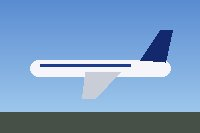
#> input picture tools/simulator/sample_photo.jpg, 200 x 133 px
$ python test.py
#> lines starting #> are read from the running program, lines starting #| are printed output that depends on the picture
import subprocess, os, io, random, numpy as np
from PIL import Image, ImageDraw, ImageFilter
import mozjpeg_lossless_optimization as mz

random.seed(1); np.random.seed(1)
SRC = os.path.join(os.path.dirname(os.path.abspath(__file__)), '..', 'simulator', 'sample_photo.jpg')

def photo(w, h, seed):
#> called with w = 200, h = 136, seed = 336
    rng = np.random.default_rng(seed)
    base = Image.open(SRC).convert('RGB').resize((w, h), Image.LANCZOS) if seed % 2 == 0 else None
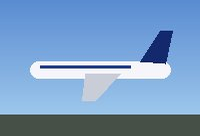
#> base: PIL image 200x136 RGB; mean R, G, B 120.8, 156.1, 195.8
    if base is None:
        yy, xx = np.mgrid[0:h, 0:w]
        a = np.stack([(xx * 255 / max(w-1,1)), (yy * 255 / max(h-1,1)), ((xx + yy) % 64) * 4], -1)
        a = a + rng.normal(0, 18, a.shape)
        base = Image.fromarray(np.clip(a, 0, 255).astype(np.uint8))
        d = ImageDraw.Draw(base)
        for _ in range(8):
            x0, y0 = rng.integers(0, w), rng.integers(0, h)
            d.ellipse([x0, y0, x0 + rng.integers(5, 60), y0 + rng.integers(5, 40)],
                      fill=tuple(int(v) for v in rng.integers(0, 255, 3)))
        d.text((5, 5), "N8535S", fill=(255, 255, 255))
    return base

def run(data, w, h, maxwork=4000000):
    open('in.jpg', 'wb').write(data)
    r = subprocess.run(['./harness', 'in.jpg', str(w), str(h), 'out.raw', str(maxwork)], capture_output=True, text=True)
    if r.returncode != 0:
        return None, (r.stdout + r.stderr)[-400:]
    raw = np.frombuffer(open('out.raw', 'rb').read(), dtype='<u2').reshape(h, w).astype(np.int32)
    rgb = np.stack([((raw >> 11) & 31) * 255 // 31, ((raw >> 5) & 63) * 255 // 63, (raw & 31) * 255 // 31], -1)
    return rgb, r.stdout

def reference(img, w, h):
    # same cover crop, box filter on the full decode
    W, H = img.size
    s = max(w / W, h / H)
    if s > 1: return None
    sw, sh = W * s, H * s
    ox, oy = max(0.0, (sw - w) / 2 / s), max(0.0, (sh - h) / 2 / s)
    return np.asarray(img.convert('RGB').resize((w, h), Image.BOX, box=(ox, oy, ox + w / s, oy + h / s))).astype(np.int32)

def psnr(a, b):
    m = ((a - b) ** 2).mean()
    return 99 if m == 0 else 10 * np.log10(255 ** 2 / m)

fails = 0
low = 0
cases = 0
OUT = (88, 59)
for (w, h) in [(200, 136), (200, 133), (280, 187), (420, 280), (157, 101), (88, 59), (95, 70), (640, 427), (33, 21), (1, 1), (17, 300)]:
    for sub in [0, 1, 2]:     # 4:4:4, 4:2:2, 4:2:0
        for gray in [False, True]:
            if gray and sub: continue
            img = photo(w, h, w + h + sub)
            if gray: img = img.convert('L')
            for q in [60, 85, 95]:
                b = io.BytesIO(); img.save(b, 'JPEG', quality=q, subsampling=sub); base = b.getvalue()
                p = io.BytesIO(); img.save(p, 'JPEG', quality=q, subsampling=sub, progressive=True); prog = p.getvalue()
#> (the run stopped early here; a loop or call above may not have finished)
